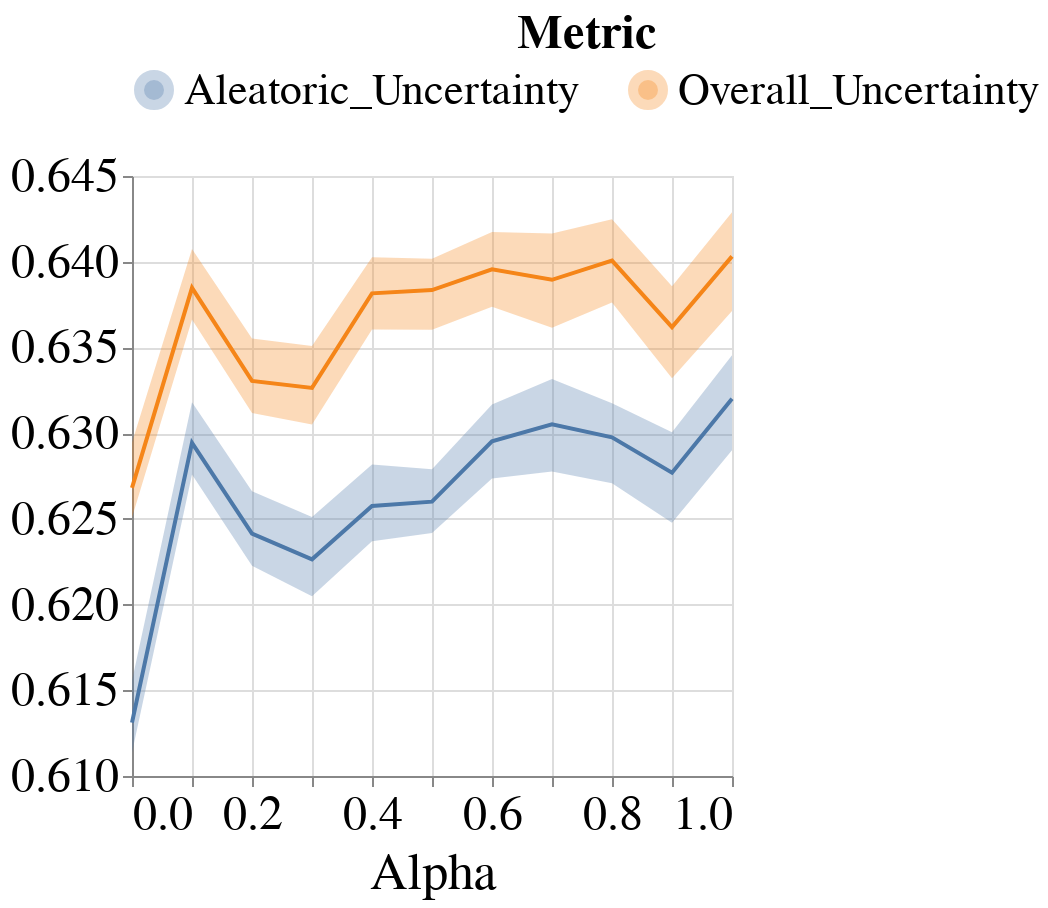

Source (notebook cell):
### Code cell
visualizer.create_line_bands_per_group_metric_lst_plot(model_name=MODEL_NAMES[0],
                                                       group_metrics=['Aleatoric_Uncertainty', 'Overall_Uncertainty'],
                                                       group='overall',
                                                       metric_type='subgroup',
                                                       #ylim=[0.6, 0.7])
)
